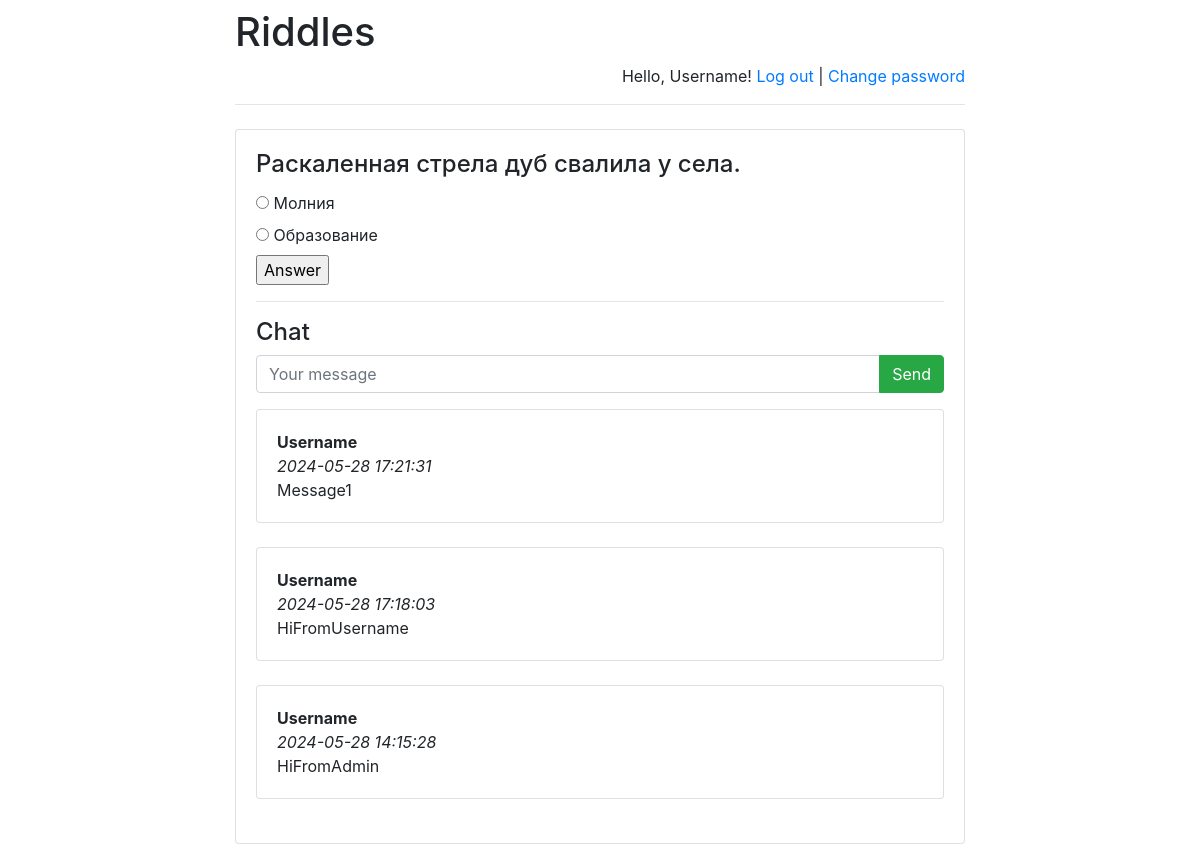
The page /riddles/4/ (signed in) on the database its author committed.
### riddles/models.py (models this page shows)
class Riddle(models.Model):
    riddle_text = models.CharField(max_length=255)
    pub_date = models.DateTimeField('date published')

class Option(models.Model):
    riddle = models.ForeignKey(Riddle, on_delete=models.CASCADE)
    text = models.CharField(max_length=255)
    correct = models.BooleanField(default=False)

class Message(models.Model):
    chat = models.ForeignKey(
        Riddle,
        verbose_name='Чат под загадкой',
        on_delete=models.CASCADE)
    author = models.ForeignKey(
        User,
        verbose_name='Пользователь', on_delete=models.CASCADE)
    message = models.TextField('Сообщение')
    pub_date = models.DateTimeField(
        'Дата сообщения',
        default=timezone.now)

### riddles/views.py (the view)
# urls.py: re_path('^([0-9]+)/$', views.detail, name='detail'),
def detail(request, riddle_id):
    error_message = None
    if "error_message" in request.GET:
        error_message = request.GET["error_message"]
    return render(
        request,
        "answer.html",
        {
            "riddle": get_object_or_404(
                Riddle, pk=riddle_id),
            "error_message": error_message,
            "latest_messages":
                Message.objects
                .filter(chat_id=riddle_id)
                .order_by('-pub_date')[:5]
        }
    )

### templates/answer.html (shortened to what this page needs)
{% extends 'base.html' %}
{% block main %}
    <h4 class="card-title">{{ riddle.riddle_text }}</h4>
    <form action="answer/" method="post">
        {% for option in riddle.option_set.all %}
            <input type="radio" name="option"
                   id="option{{ forloop.counter }}"
                   value="{{ option.id }}"/>
            <label for="option{{ forloop.counter }}">
                {{ option.text }}
            </label><br>
        {% endfor %}
        <input type="submit" value="Answer"/>
    </form>
    <hr>
    <h4>Chat</h4>
    {% if user.is_authenticated %}
        <form action="post/" method="post">
            <div class="input-group mb-3">
                <input type="text"
                       class="form-control"
                       placeholder="Your message"
                       name="message"/>
                <div class="input-group-append">
                    <input class="btn btn-success"
                           type="submit"
                           value="Send"/>
                </div>
            </div>
        </form>
    {% endif %}
    <div id="history">
        {% for message in latest_messages %}
            <div class="card">
                <div class="card-body">
                    <strong>
                        {{ message.author.username }}
                    </strong>
                    <br/>
                    <em>
                        {{ message.pub_date|date:'Y-m-d H:i:s' }}
                    </em>
                    <br/>
                    {{ message.message }}
                </div>
            </div>
            <br/>
        {% endfor %}
    </div>
{% endblock %}

### templates/base.html (shortened to what this page needs)
<!doctype html>
<html lang="en">
<head>
    <link rel="stylesheet"
href="https://stackpath.bootstrapcdn.com/bootstrap/4.1.3/css/bootstrap.min.css">
</head>
<body>
<div class="container">
    <div class="row justify-content-center">
        <div class="col-8">
            <h1 class="mt-2">Riddles</h1>
            {% if user.is_authenticated %}
                <p class="text-right">
                    Hello, {{ user.username }}!
                    <a href="/riddles/logout">Log out</a> |
                    <a href="/riddles/password-change">
                        Change password
                    </a>
                </p>
            {% else %}
                <p class="text-right">
                    <a href="/riddles/login">Log in</a> |
                    <a href="/riddles/register">Register</a>
                </p>
            {% endif %}
            <hr class="mt-0 mb-4">
            <div class="card">
                <div class="card-body">
                    {% block main %}
                    {% endblock %}
                </div>
            </div>
        </div>
    </div>
</div>
</body>
</html>

### rows shown on the page
Riddle: riddle_text "Раскаленная стрела дуб свалила у села."
Option: text "Молния"
Option: text "Образование"
Message: author.username "Username", pub_date "2024-05-28 17:21:31", message "Message1"
Message: author.username "Username", pub_date "2024-05-28 17:18:03", message "HiFromUsername"
Message: author.username "Username", pub_date "2024-05-28 14:15:28", message "HiFromAdmin"

### other values the page prints
{{ user.username }} "Username"
